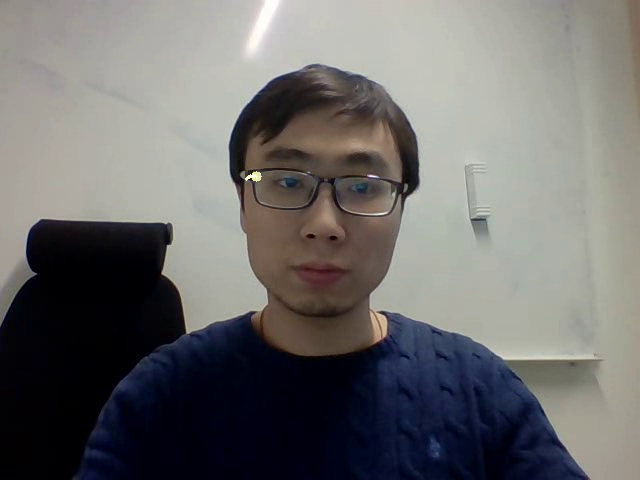
#> input picture frame 18 of output.avi, 640 x 480 px, given in place of the camera
$ python Opencv.py
#> lines starting #> are read from the running program, lines starting #| are printed output that depends on the picture; after the words box and inside, x2 and y2 are one past the last pixel; in counts of white or black regions, pixels touching at a corner belong together
import numpy as np
import cv2

cap = cv2.VideoCapture(0)
wid = int(cap.get(cv2.CAP_PROP_FRAME_WIDTH))
hig = int(cap.get(cv2.CAP_PROP_FRAME_HEIGHT))
fourcc = cv2.VideoWriter_fourcc(*'XVID')
video_writer = cv2.VideoWriter("output.avi",fourcc,25,(wid,hig))
# params for ShiTomasi corner detection
feature_params = dict( maxCorners = 100,
                       qualityLevel = 0.3,
                       minDistance = 7,
                       blockSize = 7 )

# Parameters for lucas kanade optical flow
lk_params = dict( winSize  = (15,15),
                  maxLevel = 2,
                  criteria = (cv2.TERM_CRITERIA_EPS | cv2.TERM_CRITERIA_COUNT, 10, 0.03))

# Create some random colors
color = np.random.randint(0,255,(100,3))

# Take first frame and find corners in it
ret, old_frame = cap.read()
#> old_frame is the input picture: shape (480, 640, 3); mean B, G, R 108.3, 109, 110.3
old_gray = cv2.cvtColor(old_frame, cv2.COLOR_BGR2GRAY)
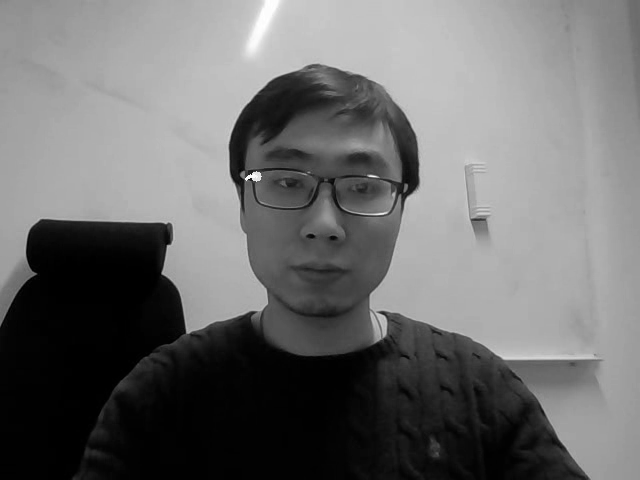
#> old_gray: shape (480, 640); min 0, max 255, mean 109.3
p0 = cv2.goodFeaturesToTrack(old_gray, mask = None, **feature_params)
#> p0 = [[250, 177], [258, 174], [169, 225], [163, 273]]

# Create a mask image for drawing purposes
mask = np.zeros_like(old_frame)

while(1):
  ret,frame = cap.read()
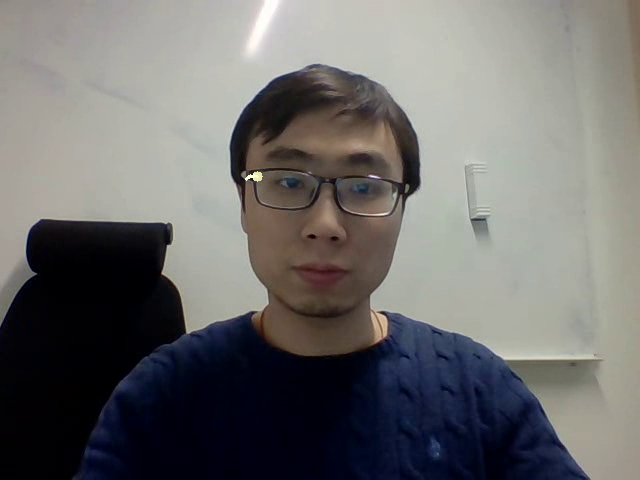
#> input picture frame 19 of output.avi, 640 x 480 px, given in place of the camera
#> frame is the input picture: shape (480, 640, 3); mean B, G, R 108.1, 108.9, 110.1
  frame_gray = cv2.cvtColor(frame, cv2.COLOR_BGR2GRAY)

  # calculate optical flow
  p1, st, err = cv2.calcOpticalFlowPyrLK(old_gray, frame_gray, p0, None, **lk_params)
#> p1 = [[250.6, 176.9], [259, 174], [169, 224.9], [163, 273]]; st = [1, 1, 1, 1]; err = [14.47, 3.43, 2.33, 1.36]

  # Select good points
  good_new = p1[st==1]
#> good_new has the same summary as p1
  good_old = p0[st==1]
#> good_old = [[250, 177], [258, 174], [169, 225], [163, 273]]

  # draw the tracks
  for i,(new,old) in enumerate(zip(good_new,good_old)):
    a,b = new.ravel()
#> this loop made 4 passes
#> (old, a, b) on passes 1 to 3: ([250, 177], 250.6, 176.9), ([258, 174], 259, 174), ([169, 225], 169, 224.9)
  c,d = old.ravel()
#> c = 163; d = 273
  mask = cv2.line(mask, (a,b),(c,d), color[i].tolist(), 2)
  frame = cv2.circle(frame,(a,b),5,color[i].tolist(),-1)
#> frame: shape (480, 640, 3); 0.03% of pixels changed, all inside (x1, y1, x2, y2) = (157, 267, 168, 278)
  img = cv2.add(frame,mask)

  cv2.imshow('frame',img)
  video_writer.write(img)
  k = cv2.waitKey(30) & 0xff
#> (key Esc is pressed here)
  if k == 27:
    break

  # Now update the previous frame and previous points
  old_gray = frame_gray.copy()
  p0 = good_new.reshape(-1,1,2)

cv2.destroyAllWindows()
cap.release()
video_writer.release()

$ run again, starting later in the video
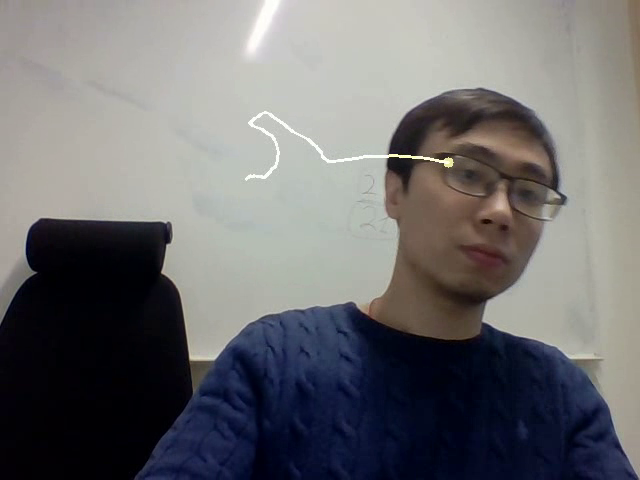
#> input picture frame 82 of output.avi, 640 x 480 px, given in place of the camera
#> old_frame is the input picture: shape (480, 640, 3); mean B, G, R 111.5, 110, 110.7
#> p0 = [[450, 160], [441, 162], [390, 150], [389, 159], [163, 272], [168, 224], [192, 358], [167, 246], [34, 272], [400, 156], [413, 156]]
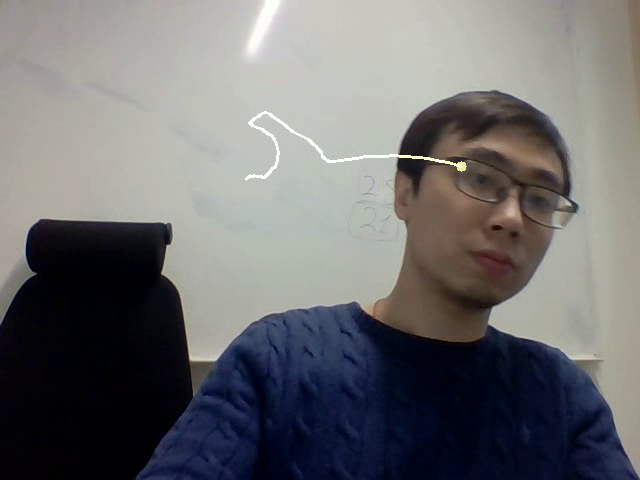
#> input picture frame 83 of output.avi, 640 x 480 px, given in place of the camera
#> frame is the input picture: shape (480, 640, 3); mean B, G, R 111.2, 110, 110.5
#> `frame_gray = cv2.cvtColor(frame, cv2.COLOR_BGR2GRAY)`:
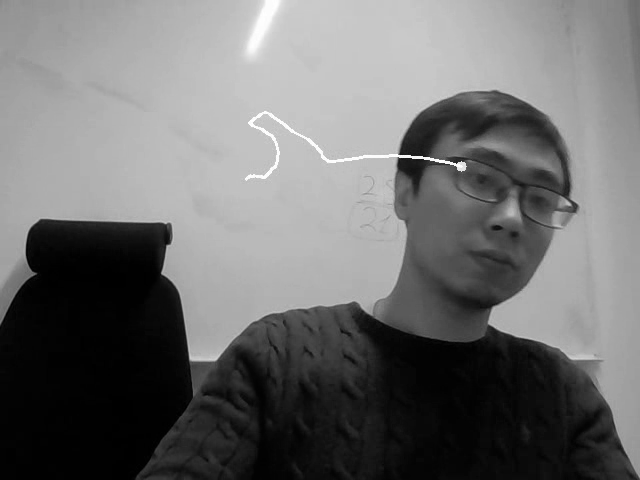
#> frame_gray: shape (480, 640); min 0, max 255, mean 110.3
#> p1 = [[463, 164], [454.7, 165.2], [400.6, 150.8], [399.3, 159.8], [163, 272.9], [168.1, 224.9], [192, 358.7], [167, 246.9], [33.98, 273], [412.9, 157], [425.3, 157.2]]; st = [1, 1, 1, 1, 1, 1, 1, 1, 1, 1, 1]; err = [5.11, 19.86, 13.6, 13.87, 1.48, 2.88, 3.28, 1.77, 1.98, 2.79, 10.79]
#> good_new has the same summary as p1
#> good_old has the same summary as p0
#> the loop `for i,(new,old) in enumerate(zip(good_new,good_old)):` made 11 passes
#> (old, a, b) on passes 1 to 8: ([450, 160], 463, 164), ([441, 162], 454.7, 165.2), ([390, 150], 400.6, 150.8), ([389, 159], 399.3, 159.8), ([163, 272], 163, 272.9), ([168, 224], 168.1, 224.9), ([192, 358], 192, 358.7), ([167, 246], 167, 246.9)
#> c = 413; d = 156
#> frame: shape (480, 640, 3); 0.03% of pixels changed, all inside (x1, y1, x2, y2) = (420, 152, 431, 163)

$ run again, starting later in the video
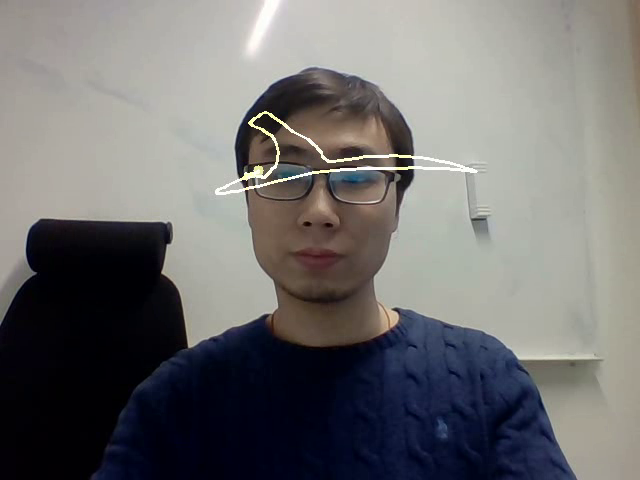
#> input picture frame 147 of output.avi, 640 x 480 px, given in place of the camera
#> old_frame is the input picture: shape (480, 640, 3); mean B, G, R 111.7, 112, 113.1
#> `old_gray = cv2.cvtColor(old_frame, cv2.COLOR_BGR2GRAY)`:
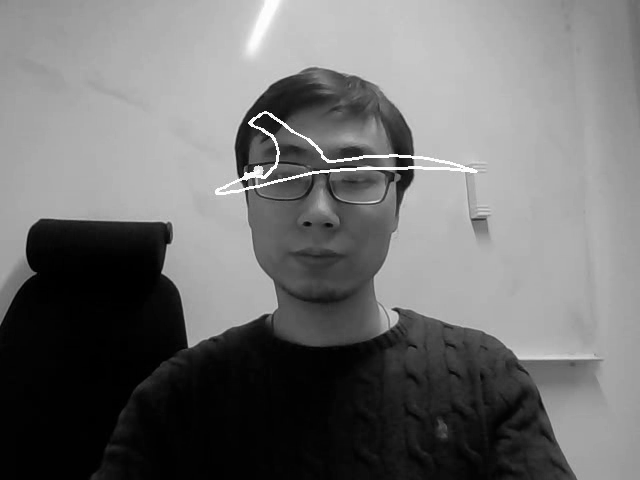
#> old_gray: shape (480, 640); min 0, max 255, mean 112.3
#> p0 = [[251, 123], [246, 171], [241, 176], [265, 113], [247, 192], [244, 183], [255, 183], [256, 168], [411, 172], [411, 162], [263, 175]]
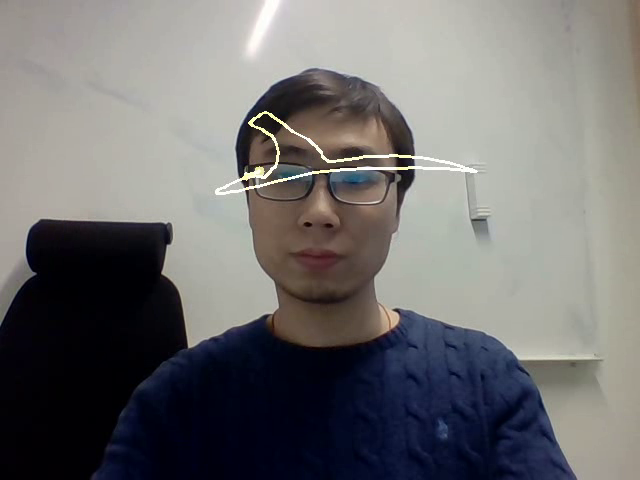
#> input picture frame 148 of output.avi, 640 x 480 px, given in place of the camera
#> frame is the input picture: shape (480, 640, 3); mean B, G, R 112, 112.2, 113.4
#> p1 = [[251.1, 123], [246.2, 170.9], [241.3, 175.9], [265, 113], [247.5, 191.9], [244.3, 182.9], [255.3, 182.9], [256.8, 168.5], [411.6, 171.9], [411.3, 162], [263.4, 174.8]]; st = [1, 1, 1, 1, 1, 1, 1, 1, 1, 1, 1]; err = [6.29, 9.12, 10.56, 1.35, 8.94, 10.06, 8.64, 14.35, 5.19, 5.03, 13.21]
#> good_new has the same summary as p1
#> good_old has the same summary as p0
#> the loop `for i,(new,old) in enumerate(zip(good_new,good_old)):` made 11 passes
#> (old, a, b) on passes 1, 2, 3, 5, 6, 7, 8, 9: ([251, 123], 251.1, 123), ([246, 171], 246.2, 170.9), ([241, 176], 241.3, 175.9), ([247, 192], 247.5, 191.9), ([244, 183], 244.3, 182.9), ([255, 183], 255.3, 182.9), ([256, 168], 256.8, 168.5), ([411, 172], 411.6, 171.9)
#> c = 263; d = 175
#> frame: shape (480, 640, 3); 0.03% of pixels changed, all inside (x1, y1, x2, y2) = (258, 169, 269, 180)
